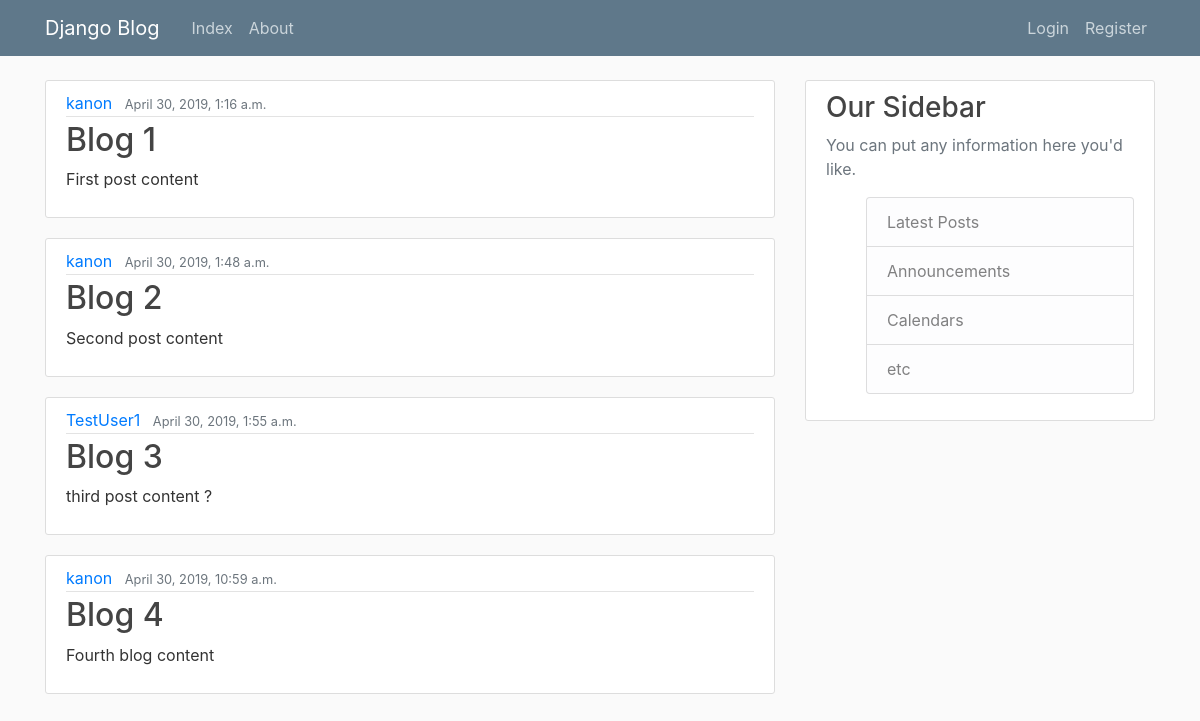
The page / on the database its author committed.
### crud/models.py (models this page shows, shortened)
class Post(models.Model):
    title = models.CharField(max_length=100)
    content = models.TextField()
    date_posted = models.DateTimeField(default=timezone.now)
    author = models.ForeignKey(User, on_delete=models.CASCADE)

### crud/views.py (the view)
# urls.py: path('', PostListView.as_view(), name='crud-index'),
class PostListView(ListView):
    model = Post
    template_name = 'crud/index.html'
    context_object_name = 'posts'
    ordering = ['date_posted']

### crud/templates/crud/index.html
{% extends "crud/base.html" %}
{% block content %}
{% for post in posts%}
    <article class="media content-section">
        <div class="media-body">
            <div class="article-metadata">
                <a class="mr-2" href="#">{{ post.author }}</a>
                <small class="text-muted">{{ post.date_posted }}</small>
            </div>
            <h2><a class="article-title" href="{% url 'post-detail' post.id %}">{{ post.title }}</a></h2>
            <p class="article-content">{{ post.content }}</p>
        </div>
    </article>
{% endfor %}
{% endblock %}

### crud/templates/crud/base.html (shortened to what this page needs)
{% load static %}
<!doctype html>
<html lang="en">
    <head>
        <link rel="stylesheet" href="https://maxcdn.bootstrapcdn.com/bootstrap/4.0.0/css/bootstrap.min.css">
        <link rel="stylesheet" type="text/css" href="{% static 'crud/main.css' %}" >
    </head>
    <body>
        <header class="site-header">
            <nav class="navbar navbar-expand-md navbar-dark bg-steel fixed-top">
                <div class="container">
                    <a class="navbar-brand mr-4" href="{% url 'crud-index' %}">Django Blog</a>
                    <div class="collapse navbar-collapse" id="navbarToggle">
                        <div class="navbar-nav mr-auto">
                            <a class="nav-item nav-link" href="{% url 'crud-index' %}">Index</a>
                            <a class="nav-item nav-link" href="{% url 'crud-about' %}">About</a>
                        </div>
                        <div class="navbar-nav">
                            {% if user.is_authenticated %}
                                <a class="nav-item nav-link" href="{% url 'post-create' %}">New Post</a>
                                <a class="nav-item nav-link" href="{% url 'profile' %}">Profile</a>
                                <a class="nav-item nav-link" href="{% url 'logout' %}">Logout</a>
                            {% else %}
                                <a class="nav-item nav-link" href="{% url 'login' %}">Login</a>
                                <a class="nav-item nav-link" href="{% url 'register' %}">Register</a>
                            {% endif %}
                        </div>
                    </div>
                </div>
            </nav>
        </header>
        <main role="main" class="container">
            <div class="row">
                <div class="col-md-8">
                    {% block content %}{% endblock %}
                </div>
                <div class="col-md-4">
                    <div class="content-section">
                        <h3>Our Sidebar</h3>
                        <p class="text-muted">You can put any information here you'd like.
                            <ul>
                                <li class="list-group-item list-group-item-light">Latest Posts</li>
                                <li class="list-group-item list-group-item-light">Announcements</li>
                                <li class="list-group-item list-group-item-light">Calendars</li>
                                <li class="list-group-item list-group-item-light">etc</li>
                            </ul>
                        </p>
                    </div>
                </div>
            </div>
        </main>
    </body>
</html>

### crud/static/crud/main.css (style rules this page uses)
body { background: #fafafa; color: #333333; margin-top: 5rem; }
h1, h2, h3, h4, h5, h6 { color: #444444; }
ul { margin: 0; }
.bg-steel { background-color: #5f788a; }
.site-header .navbar-nav .nav-link { color: #cbd5db; }
.content-section { background: #ffffff; padding: 10px 20px; border: 1px solid #dddddd; border-radius: 3px; margin-bottom: 20px; }
.article-title { color: #444444; }
.article-content { white-space: pre-line; }
.article-metadata { padding-bottom: 1px; margin-bottom: 4px; border-bottom: 1px solid #e3e3e3 }

### rows shown on the page
Post: author "kanon", date_posted "April 30, 2019, 1:16 a.m.", title "Blog 1", content "First post content"
Post: author "kanon", date_posted "April 30, 2019, 1:48 a.m.", title "Blog 2", content "Second post content"
Post: author "TestUser1", date_posted "April 30, 2019, 1:55 a.m.", title "Blog 3", content "third post content ?"
Post: author "kanon", date_posted "April 30, 2019, 10:59 a.m.", title "Blog 4", content "Fourth blog content"
